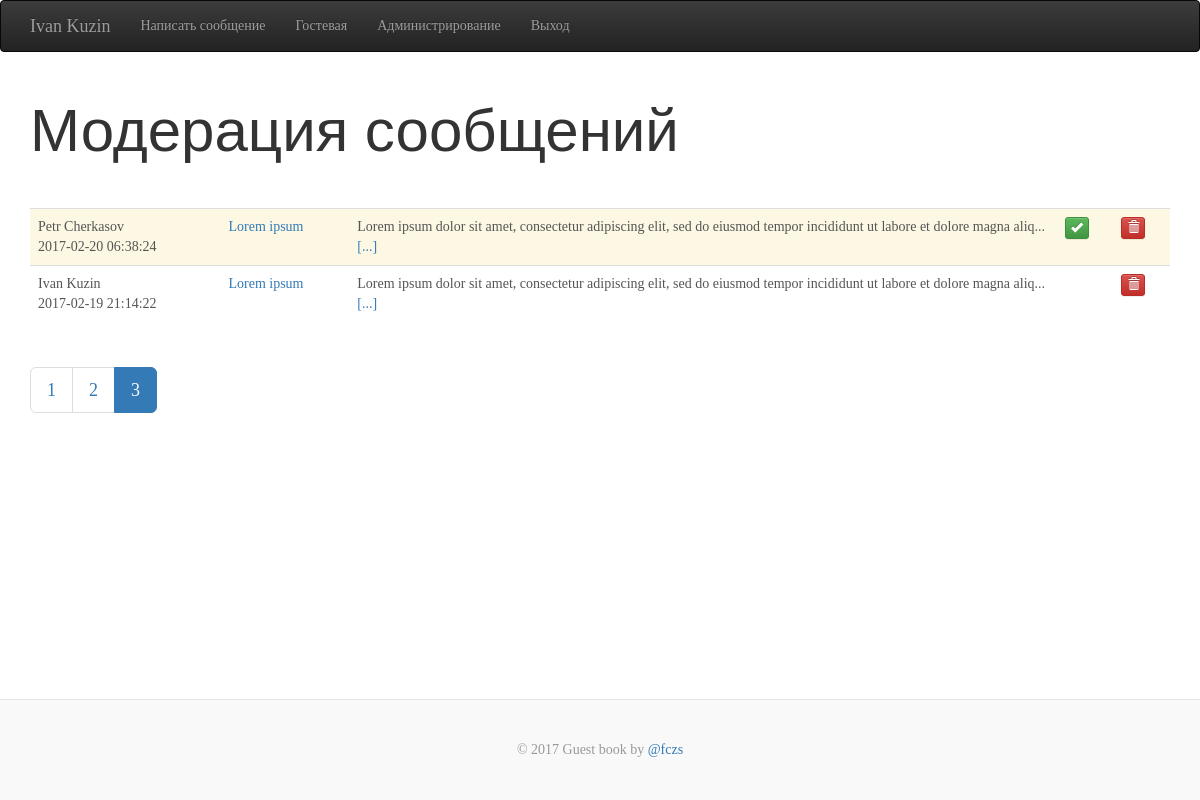
The page /messages/index.php?PAGE=3 (signed in) on the database its author committed.
### tables this page shows
CREATE TABLE `gb_user` (
  `ID` int(11) NOT NULL,
  `NAME` varchar(255) NOT NULL,
  `EMAIL` varchar(255) NOT NULL,
  `PASSWORD` varchar(255) NOT NULL,
  `GROUP_ID` int(11) NOT NULL DEFAULT '2'
);

CREATE TABLE `gb_messages` (
  `ID` int(11) NOT NULL,
  `DATE` datetime NOT NULL DEFAULT CURRENT_TIMESTAMP,
  `AUTHOR_ID` int(11) NOT NULL,
  `TITLE` varchar(255) NOT NULL,
  `MESSAGE` longtext NOT NULL,
  `PUBLISHED` char(1) NOT NULL DEFAULT 'N'
);

### engine/PDOWorker.php (called while the page is built, shortened)
<?php
class PDOWorker
{
    private static $PDOInstance;
    public function __construct($dbHost, $dbName, $charset, $dbUser, $dbPassword)
    {
        if (!self::$PDOInstance) {
            try {
                self::$PDOInstance = new PDO('mysql:host=' . $dbHost . ';dbname=' . $dbName . ';charset=' . $charset, $dbUser, $dbPassword);
                self::$PDOInstance->setAttribute(PDO::ATTR_EMULATE_PREPARES, false);
            } catch (PDOException $e) {
                file_put_contents(ROOT_DIR . '/engine/log/error.log', date("d.m.Y H:i:s") . ": " . $e->getMessage() . "\n", FILE_APPEND);
                die(DB_CONNECTION_ERROR);
            }
        }
        return self::$PDOInstance;
    }
    public function fetchAllAssoc($statement)
    {
        return self::$PDOInstance->query($statement)->fetchAll(PDO::FETCH_ASSOC);
    }
    public function fetchColAssoc($statement, $data)
    {
        $dbData = self::$PDOInstance->prepare($statement);
        $dbData->execute($data);
        return $dbData->fetchColumn();
    }
}

### engine/Prolog.php (called while the page is built, shortened)
<?php
require_once($_SERVER["DOCUMENT_ROOT"] . "/engine/MessagesOutput.php");
require_once($_SERVER["DOCUMENT_ROOT"] . "/engine/Users.php");
$messages = new MessagesOutput();
$users = new Users();

### engine/Users.php (called while the page is built, shortened)
<?php
require_once($_SERVER["DOCUMENT_ROOT"] . "/engine/PDOWorker.php");
class Users
{
    private static $pdoObj = null;
    public function __construct()
    {
        self::$pdoObj = new PDOWorker(DB_HOST, DB_NAME, DB_CHARSET, DB_USER, DB_PASSWORD);
    }
    public function getUserFields($idArr)
    {
        $users = self::$pdoObj->fetchAllAssoc("SELECT ID, NAME, EMAIL FROM `gb_user` WHERE ID IN (" . implode(',', $idArr) . ")");
        $userFields = [];
        foreach ($users as $user) {
            $userFields[$user["ID"]] = $user;
        }
        return $userFields;
    }
    public function isUser()
    {
        return isset($_SESSION["LOGIN_USER"]) ? true : false;
    }
    public function isAdmin()
    {
        $group = "";
        if ($this->isUser()) {
            $data = array("email" => $_SESSION["LOGIN_USER"]);
            $group = self::$pdoObj->fetchColAssoc("SELECT GROUP_ID FROM `gb_user` WHERE EMAIL = :email", $data);
        }
        return $group == ADMIN_GROUP ? true : false;
    }
    public function getUserName()
    {
        $user_name = "";
        if ($this->isUser()) {
            $data = array("email" => $_SESSION["LOGIN_USER"]);
            $user_name = self::$pdoObj->fetchColAssoc("SELECT NAME FROM `gb_user` WHERE EMAIL = :email", $data);
        }
        return $user_name;
    }
}

### engine/PaginationTrait.php (called while the page is built, shortened)
<?php
Trait PaginationTrait
{
    public function getPageNum()
    {
        $pageNum = 1;
        if (!empty($_GET["PAGE"])) {
            $pageNum = $_GET["PAGE"];
        }
        return $pageNum;
    }
}

### engine/MessagesOutput.php (called while the page is built, shortened)
<?php
require_once($_SERVER["DOCUMENT_ROOT"] . "/engine/PDOWorker.php");
require_once($_SERVER["DOCUMENT_ROOT"] . "/engine/PaginationTrait.php");
class MessagesOutput
{
    private static $pdoObj = null;
    private $allMessages = "SELECT * FROM `gb_messages`";
    public function __construct()
    {
        self::$pdoObj = new PDOWorker(DB_HOST, DB_NAME, DB_CHARSET, DB_USER, DB_PASSWORD);
    }
    private function getMessages($options = "")
    {
        return(self::$pdoObj->fetchAllAssoc($this->allMessages . $options));
    }
    public function getAdminPage()
    {
        $offset = ($this->getPageNum() - 1) * ADMIN_PAGE_MESSAGES;
        return($this->getMessages(" ORDER BY ID DESC LIMIT " . ADMIN_PAGE_MESSAGES . " OFFSET " . $offset));
    }
}

### template/elements/admin_messages.php (the view)
<?php
$authorIdArr = [];
$tmpMessages = [];
foreach ($messages->getAdminPage() as $k => $v) {
    $authorIdArr[$k] = $v["AUTHOR_ID"];
    $tmpMessages[$k] = $v;
}
$authorFields = $users->getUserFields($authorIdArr);
foreach ($tmpMessages as $message): ?>
    <tr<?php if ($message["PUBLISHED"] == "N"): ?> class="warning"<?php endif; ?> id="<?=$message["ID"]?>">
        <td>
            <div><?=$authorFields[$message["AUTHOR_ID"]]["NAME"]?></div>
            <div><?=$message["DATE"]?></div>
        </td>
        <td>
            <a href="detail.php?ID=<?=$message["ID"]?>"><?=$message["TITLE"]?></a>
        </td>
        <td class="hidden-xs">
            <?=substr($message["MESSAGE"], 0, ADMIN_MESSAGE_LENGTH)?>... <a href="detail.php?ID=<?=$message["ID"]?>">[...]</a>
        </td>
        <td class="hidden-xs">
            <?php if ($message["PUBLISHED"] == "N"): ?>
                <button type="button"
                        class="btn btn-xs btn-success publish"
                        data-id="<?=$message["ID"]?>"
                        data-toggle="tooltip"
                        data-placement="top"
                        title="<?=PUBLISH_BUTTON?>">
                    <span class="glyphicon glyphicon-ok" aria-hidden="true"></span>
                </button>
            <?php endif; ?>
        </td>
        <td class="hidden-xs">
            <button type="button"
                    class="btn btn-xs btn-danger delete"
                    data-id="<?=$message["ID"]?>"
                    data-toggle="tooltip"
                    data-placement="top"
                    title="<?=DELETE_BUTTON?>">
                <span class="glyphicon glyphicon-trash" aria-hidden="true"></span>
            </button>
        </td>
    </tr>
<?php endforeach; ?>

### template/header.php (shortened to what this page needs)
<!DOCTYPE html>
<html lang="ru">
<head>
    <link rel="stylesheet" href="https://maxcdn.bootstrapcdn.com/bootstrap/3.3.7/css/bootstrap.min.css">
    <link rel="stylesheet" href="https://maxcdn.bootstrapcdn.com/bootstrap/3.3.7/css/bootstrap-theme.min.css">
    <link rel="stylesheet" href="/template/css/style.css">
</head>
<body>
<div class="gp-page">
    <nav class="navbar navbar-inverse">
        <div class="container">
            <div class="navbar-header">
                <span class="navbar-brand">
                    <?php if($users->isUser()): ?>
                        <?=$users->getUserName();?>
                    <?php else: ?>
                        <span class="glyphicon glyphicon-book" aria-hidden="true"></span>
                    <?php endif; ?>
                </span>
            </div>
            <div id="navbar" class="navbar-collapse collapse">
                <ul class="nav navbar-nav">
                    <?php if($users->isUser()): ?>
                        <li><a href="#" type="button" data-toggle="modal" data-target="#Modal_Message"><?=WRITE_MESSAGE_OPTION?></a></li>
                        <?php if($users->isAdmin()): ?>
                            <li><a href="/"><?=HOME_OPTION?></a></li>
                            <li><a href="/messages/"><?=ADMIN_OPTION?></a></li>
                        <?php endif; ?>
                        <li><a href="#" class="logout"><?=LOGOUT_OPTION?></a></li>
                    <?php else: ?>
                        <li><a href="#" type="button" data-toggle="modal" data-target="#Modal_Login"><?=LOGIN_OPTION?></a></li>
                    <?php endif; ?>
                </ul>
            </div>
        </div>
    </nav>
    <div class="container">

### template/css/style.css (style rules this page uses)
html { position: relative; min-height: 100%; }
body { font-family: Georgia, "Times New Roman", Times, serif; color: #555; margin-bottom: 180px; }
.gp-page { min-height: 100%; height: auto !important; margin: 0 auto -101px; }
.table td { max-width: 500px; }

### rows shown on the page
gb_user: NAME "Ivan Kuzin"
gb_messages: AUTHOR_ID.NAME "Petr Cherkasov", DATE "2017-02-20 06:38:24", TITLE "Lorem ipsum", MESSAGE "Lorem ipsum dolor sit amet, consectetur adipiscing elit, sed do eiusmod tempor incididunt ut labore et dolore magna aliq"
gb_messages: NAME "Ivan Kuzin", DATE "2017-02-19 21:14:22", TITLE "Lorem ipsum", MESSAGE "Lorem ipsum dolor sit amet, consectetur adipiscing elit, sed do eiusmod tempor incididunt ut labore et dolore magna aliq"

### other values the page prints
WRITE_MESSAGE_OPTION "Написать сообщение"
HOME_OPTION "Гостевая"
ADMIN_OPTION "Администрирование"
LOGOUT_OPTION "Выход"
MESSAGES_TITLE "Модерация сообщений"
